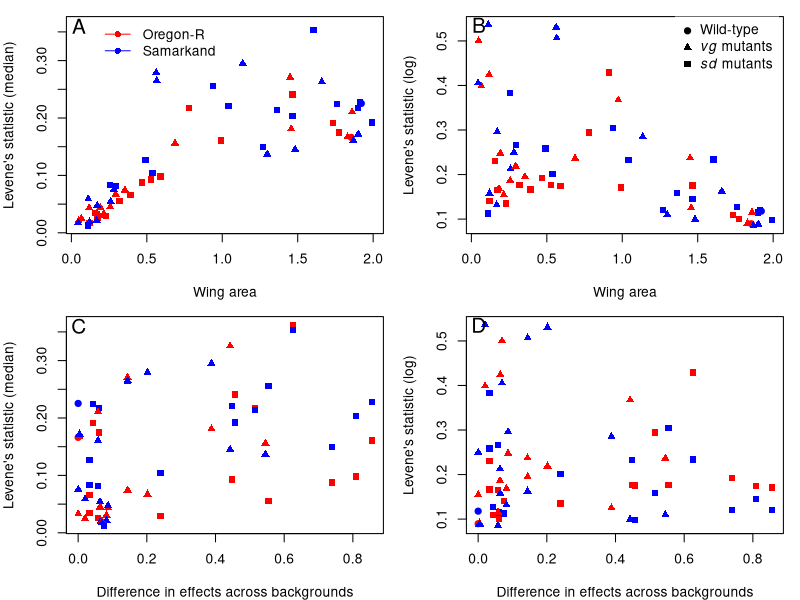

Source code (R):
### Script the perform the analysis and plotting of Levene's statistic for the experiment ###

####################################

#Read in the raw complementation data

#Read in the raw data
full.data <- read.csv("../Data/Combined_Final_Data_05_14.csv")

#Exclude any "hybrid" offspring
full.data <- full.data[full.data$F1_Background != "HYBRID",]
full.data$F1_Background <- factor(full.data$F1_Background)



#####################################

cv <- function(cv.data) {
	data.mean <- mean(cv.data, na.rm=T)
	data.sd <- sd(cv.data, na.rm=T)
	cv.result <- data.sd / data.mean
	return(cv.result)
}


levene_med <- function(x) {
	med.x <- median(x)
	lev.stat <- abs(x - med.x)
	mean(lev.stat)
}


log_levene_med <- function(x) {
	med.x <- median(log(x))
	lev.stat <- abs(log(x) - med.x)
	mean(lev.stat)
}


subset.data <- function(allele.1, allele.2, background=NULL, temp=NULL, sex=NULL) {
	subset.filter <- (full.data$Maternal_Allele == allele.1) & (full.data$Paternal_Allele == allele.2)
	subset.filter <- subset.filter | ((full.data$Maternal_Allele == allele.2) & (full.data$Paternal_Allele == allele.1))
	if (!is.null(background)) {
		subset.filter <- subset.filter & (full.data$F1_Background == background)
	}
	if (!is.null(temp)) {
		subset.filter <- subset.filter & (full.data$Temperature == temp)
	}
	if (!is.null(sex)) {
		subset.filter <- subset.filter & (full.data$Sex == sex)
	}
	
	result <- full.data[subset.filter,]
	
	return(result)
}

get.effects <- function() {
	test.alleles <- c("wt", "sd[1]", "sd[58d]", "sd[E3]", "sd[ETX4]", "sd[G0309]", "vg[1]", "vg[21-3]", "vg[2a33]", "vg[83b27]", "vg[f02736]", "vg[RNAi]")
	blank.col <- rep(NA, length(test.alleles)^2)
	effects.table <- data.frame(allele.1=blank.col, allele.2=blank.col, background=blank.col, area=blank.col, effect=blank.col, cv=blank.col, levene.med=blank.col, log.levene.med=blank.col, n=blank.col, area.wt=blank.col, cv.wt=blank.col, levene.med.wt=blank.col, log.levene.med.wt=blank.col, n.wt=blank.col)
	
	cur.row <- 1
	
	for (cur.allele.1.index in 1:(length(test.alleles)-1)) {
		cur.allele.1 <- test.alleles[cur.allele.1.index]
		for (cur.allele.2.index in (cur.allele.1.index):(length(test.alleles))) {
			cur.allele.2 <- test.alleles[cur.allele.2.index]
			for (cur.background in c("ORE", "SAM")) {
				
				cur.data <- subset.data(allele.1=cur.allele.1, allele.2=cur.allele.2, background=cur.background)
				cur.area <- NA
				cur.effect <- NA
				cur.cv <- NA
				cur.levene.med <- NA
				cur.log.levene.med <- NA
				cur.n <- nrow(cur.data)
				
				cur.data.wt <- subset.data(allele.1="wt", allele.2="wt", background=cur.background)
				cur.area.wt <- NA
				cur.cv.wt <- NA
				cur.levene.med.wt <- NA
				cur.log.levene.med.wt <- NA
				cur.n.wt <- nrow(cur.data.wt)
				
				if ((cur.n >= 5) & (cur.n.wt >= 5)) {
					cur.area <- mean(cur.data$Wing_Area)
					cur.effect <- mean(cur.data$Wing_Area) - mean(cur.data.wt$Wing_Area)
					cur.cv <- cv(cur.data$Wing_Area)
					cur.levene.med <- levene_med(cur.data$Wing_Area)
					cur.log.levene.med <- log_levene_med(cur.data$Wing_Area)
					cur.area.wt <- mean(cur.data.wt$Wing_Area)
					cur.cv.wt <- cv(cur.data.wt$Wing_Area)
					cur.levene.med.wt <- levene_med(cur.data.wt$Wing_Area)
					cur.log.levene.med.wt <- log_levene_med(cur.data.wt$Wing_Area)
				}
				
				effects.table[cur.row,] <- c(cur.allele.1, cur.allele.2, cur.background, cur.area, cur.effect, cur.cv, cur.levene.med, cur.log.levene.med, cur.n, cur.area.wt, cur.cv.wt, cur.levene.med.wt, cur.log.levene.med.wt, cur.n.wt)
				
				cur.row <- cur.row + 1
			}
		}
	}
	
	effects.table <- effects.table[!is.na(effects.table$effect),]
	
	return(effects.table)
}

effects.table <- get.effects()
effects.table$plot.color <- ifelse(effects.table$background=="ORE", "#FF0000", "#0000FF")
effects.table$plot.symbol <- 15 #square -- will be used for sd mutants
effects.table$plot.symbol[(effects.table$allele.1 == "wt") & (effects.table$allele.2 == "wt")] <- 19 #circle -- for WT
effects.table$plot.symbol[grep(pattern="vg", x=effects.table$allele.1)] <- 17 #triangle -- for vg mutants

pdf(file="FigureS9_Levenes_plots.pdf", width=10, height=10)

par(mfrow=c(2,2))

par(mar=c(4,4,1,1))

plot(x=effects.table$area, y=effects.table$levene.med, pch=effects.table$plot.symbol, xlab="Wing area", ylab="Levene's statistic (median)", col=effects.table$plot.color)

panel.id.cex <- 1.5
text("A", x=0.05, y=0.36, cex=panel.id.cex)

legend(x=0.2, y=0.375, legend=c("Oregon-R", "Samarkand"), col=c("red", "blue"), lty=1, pch=16, box.lty=0)

plot(x=effects.table$area, y=effects.table$log.levene.med, pch=effects.table$plot.symbol, xlab="Wing area", ylab="Levene's statistic (log)", col=effects.table$plot.color)


legend.labels <- c("Wild-type",
				  expression(paste(italic(vg), " mutants", sep="")),
				  expression(paste(italic(sd), " mutants", sep=""))
				)



legend(x=1.35, y=0.56, legend=legend.labels, col="black", lty=0, pch=c(19, 17, 15), box.lty=0)
text("B", x=0.05, y=0.535, cex=panel.id.cex)


effects.table$background.effect <- NA
for (i in 1:nrow(effects.table)) {
	cur.allele.1 <- effects.table$allele.1[i]
	cur.allele.2 <- effects.table$allele.2[i]
	cur.background <- effects.table$background[i]
	alternate.row <- which((effects.table$allele.1 == cur.allele.1) & (effects.table$allele.2 == cur.allele.2) & (effects.table$background != cur.background))[1]
	effects.table$background.effect[i] <- abs(as.numeric(effects.table$effect[i]) - as.numeric(effects.table$effect[alternate.row]))
}

plot(x=effects.table$background.effect, y=effects.table$levene.med, pch=effects.table$plot.symbol, xlab="Difference in effects across backgrounds", ylab="Levene's statistic (median)", col=effects.table$plot.color)
text("C", x=0.0015, y=0.36, cex=panel.id.cex)

plot(x=effects.table$background.effect, y=effects.table$log.levene.med, pch=effects.table$plot.symbol, xlab="Difference in effects across backgrounds", ylab="Levene's statistic (log)", col=effects.table$plot.color)
text("D", x=0.0015, y=0.535, cex=panel.id.cex)

dev.off()


cor.test(as.numeric(effects.table[,17]), as.numeric(effects.table[,7]))
cor.test(as.numeric(effects.table[,17]), as.numeric(effects.table[,8]))

mod1 <- lm( as.numeric(effects.table[,8]) ~ as.factor(effects.table[,3]))